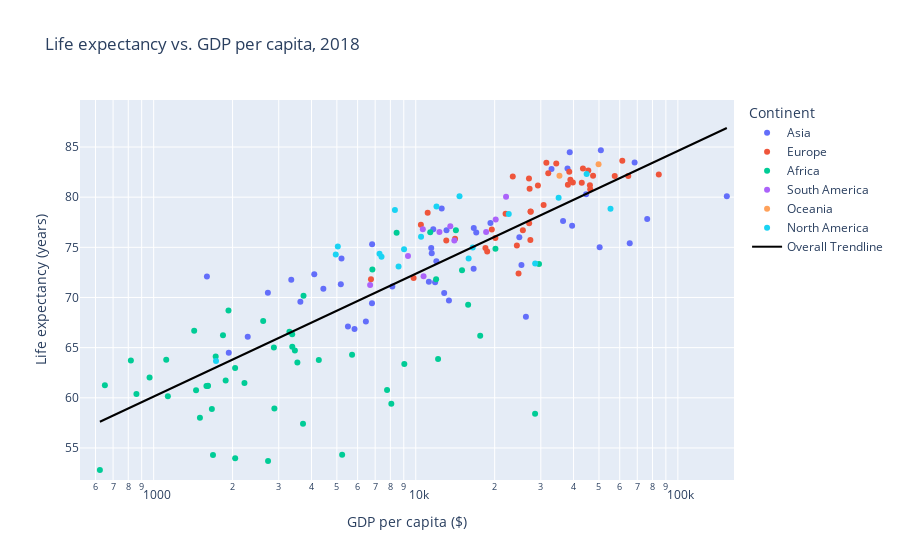

Notebook code for this chart:
### Markdown cell above
---

### Code cell
plotFigure(GDPperCapita('life-expectancy-vs-gdp-per-capita.csv',
          'GDP per capita',
          'Life expectancy',
          'Life expectancy vs. GDP per capita'), 'GDP per capita ($)', 
           'Life expectancy (years)', 'Life expectancy vs. GDP per capita', 100, 10000, 1, 5)

### Figure 1 — Plotly figure (JSON) as saved in the notebook; plotly's stock layout.template omitted (floating-point values rounded to 4 significant figures; data arrays with more than 128 entries replaced by an {"elided": "..."} marker saying what was removed)
{"data": [{"customdata": [["Afghanistan"], ["Armenia"], ["Azerbaijan"], ["Bahrain"], ["Bangladesh"], ["Cambodia"], ["China"], ["Georgia"], ["Hong Kong"], ["India"], ["Indonesia"], ["Iran"], ["Iraq"], ["Israel"], ["Japan"], ["Jordan"], ["Kazakhstan"], ["Kuwait"], ["Kyrgyzstan"], ["Laos"], ["Lebanon"], ["Malaysia"], ["Mongolia"], ["Myanmar"], ["Nepal"], ["North Korea"], ["Oman"], ["Pakistan"], ["Palestine"], ["Philippines"], ["Qatar"], ["Saudi Arabia"], ["Singapore"], ["South Korea"], ["Sri Lanka"], ["Syria"], ["Taiwan"], ["Tajikistan"], ["Thailand"], ["Turkey"], ["Turkmenistan"], ["United Arab Emirates"], ["Uzbekistan"], ["Vietnam"], ["Yemen"]], "hovertemplate": "Continent=Asia<br>GDP per capita ($)=%{x}<br>Life expectancy (years)=%{y}<br>Entity=%{customdata[0]}<extra></extra>", "legendgroup": "Asia", "marker": {"color": "#636efa", "symbol": "circle"}, "mode": "markers", "name": "Asia", "orientation": "v", "showlegend": true, "type": "scatter", "x": [1935.0, 11450.0, 16630.0, 39500.0, 4099.0, 3629.0, 13100.0, 11980.0, 50840.0, 6806.0, 11850.0, 17010.0, 12840.0, 32950.0, 38670.0, 11510.0, 25310.0, 65520.0, 5177.0, 6451.0, 12560.0, 24840.0, 13380.0, 5838.0, 2727.0, 1596.0, 36480.0, 5510.0, 5208.0, 8139.0, 153800.0, 50300.0, 68400.0, 37930.0, 11660.0, 3349.0, 44660.0, 4440.0, 16650.0, 19270.0, 26320.0, 76400.0, 11220.0, 6814.0, 2285.0], "xaxis": "x", "y": [64.49, 74.94, 72.86, 77.16, 72.32, 69.57, 76.7, 73.6, 84.69, 69.42, 71.51, 76.48, 70.45, 82.82, 84.47, 74.41, 73.24, 75.4, 71.32, 67.61, 78.88, 76.0, 69.69, 66.87, 70.48, 72.09, 77.63, 67.11, 73.89, 71.09, 80.1, 75.0, 83.46, 82.85, 76.81, 71.78, 80.28, 70.88, 76.93, 77.44, 68.07, 77.81, 71.57, 75.32, 66.1], "yaxis": "y"}, {"customdata": [["Albania"], ["Austria"], ["Belarus"], ["Belgium"], ["Bosnia and Herzegovina"], ["Bulgaria"], ["Croatia"], ["Cyprus"], ["Czechia"], ["Denmark"], ["Estonia"], ["Finland"], ["France"], ["Germany"], ["Greece"], ["Hungary"], ["Iceland"], ["Ireland"], ["Italy"], ["Latvia"], ["Lithuania"], ["Luxembourg"], ["Malta"], ["Moldova"], ["Montenegro"], ["Netherlands"], ["North Macedonia"], ["Norway"], ["Poland"], ["Portugal"], ["Romania"], ["Russia"], ["Serbia"], ["Slovakia"], ["Slovenia"], ["Spain"], ["Sweden"], ["Switzerland"], ["Ukraine"], ["United Kingdom"]], "hovertemplate": "Continent=Europe<br>GDP per capita ($)=%{x}<br>Life expectancy (years)=%{y}<br>Entity=%{customdata[0]}<extra></extra>", "legendgroup": "Europe", "marker": {"color": "#EF553B", "symbol": "circle"}, "mode": "markers", "name": "Europe", "orientation": "v", "showlegend": true, "type": "scatter", "x": [11100.0, 42990.0, 18730.0, 39760.0, 10460.0, 18440.0, 22010.0, 27180.0, 30750.0, 46310.0, 27410.0, 38900.0, 38520.0, 46180.0, 23450.0, 25620.0, 43440.0, 64680.0, 34360.0, 24310.0, 27370.0, 57430.0, 32030.0, 6747.0, 19500.0, 47470.0, 13070.0, 84580.0, 27460.0, 27040.0, 20130.0, 24670.0, 14120.0, 27080.0, 29240.0, 31500.0, 45540.0, 61370.0, 9813.0, 38060.0], "xaxis": "x", "y": [78.46, 81.43, 74.59, 81.47, 77.26, 74.93, 78.34, 80.83, 79.22, 80.78, 78.57, 81.74, 82.54, 81.18, 82.07, 76.7, 82.86, 82.1, 83.35, 75.17, 75.74, 82.1, 82.38, 71.81, 76.77, 82.14, 75.69, 82.27, 78.54, 81.86, 75.92, 72.39, 75.85, 77.39, 81.17, 83.43, 82.65, 83.63, 71.95, 81.24], "yaxis": "y"}, {"customdata": [["Algeria"], ["Angola"], ["Benin"], ["Botswana"], ["Burkina Faso"], ["Burundi"], ["Cameroon"], ["Cape Verde"], ["Central African Republic"], ["Chad"], ["Comoros"], ["Congo"], ["Cote d'Ivoire"], ["Democratic Republic of Congo"], ["Djibouti"], ["Egypt"], ["Equatorial Guinea"], ["Eswatini"], ["Ethiopia"], ["Gabon"], ["Gambia"], ["Ghana"], ["Guinea"], ["Guinea-Bissau"], ["Kenya"], ["Lesotho"], ["Liberia"], ["Libya"], ["Madagascar"], ["Malawi"], ["Mali"], ["Mauritania"], ["Mauritius"], ["Morocco"], ["Mozambique"], ["Namibia"], ["Niger"], ["Nigeria"], ["Rwanda"], ["Sao Tome and Principe"], ["Senegal"], ["Seychelles"], ["Sierra Leone"], ["South Africa"], ["Sudan"], ["Tanzania"], ["Togo"], ["Tunisia"], ["Uganda"], ["Zambia"], ["Zimbabwe"]], "hovertemplate": "Continent=Africa<br>GDP per capita ($)=%{x}<br>Life expectancy (years)=%{y}<br>Entity=%{customdata[0]}<extra></extra>", "legendgroup": "Africa", "marker": {"color": "#00cc96", "symbol": "circle"}, "mode": "markers", "name": "Africa", "orientation": "v", "showlegend": true, "type": "scatter", "x": [14230.0, 7771.0, 2220.0, 15840.0, 1590.0, 651.4, 2888.0, 6831.0, 623.5, 2046.0, 1724.0, 5715.0, 3714.0, 859.4, 3296.0, 11960.0, 28530.0, 8068.0, 1838.0, 17610.0, 1882.0, 4267.0, 1606.0, 1501.0, 3377.0, 2731.0, 818.4, 15010.0, 1428.0, 1117.0, 1667.0, 3458.0, 20140.0, 8451.0, 1133.0, 9043.0, 964.7, 5238.0, 1929.0, 3730.0, 2617.0, 29530.0, 1684.0, 12170.0, 3380.0, 2875.0, 1451.0, 11350.0, 2045.0, 3534.0, 1611.0], "xaxis": "x", "y": [76.69, 60.78, 61.47, 69.28, 61.17, 61.25, 58.92, 72.78, 52.8, 53.98, 64.12, 64.29, 57.42, 60.37, 66.58, 71.83, 58.4, 59.4, 66.24, 66.19, 61.73, 63.78, 61.19, 58.0, 66.34, 53.7, 63.73, 72.72, 66.68, 63.8, 58.89, 64.7, 74.86, 76.45, 60.16, 63.37, 62.02, 54.33, 68.7, 70.17, 67.67, 73.33, 54.31, 63.86, 65.09, 65.02, 60.76, 76.5, 62.97, 63.51, 61.2], "yaxis": "y"}, {"customdata": [["Argentina"], ["Bolivia"], ["Brazil"], ["Chile"], ["Colombia"], ["Ecuador"], ["Paraguay"], ["Peru"], ["Uruguay"], ["Venezuela"]], "hovertemplate": "Continent=South America<br>GDP per capita ($)=%{x}<br>Life expectancy (years)=%{y}<br>Entity=%{customdata[0]}<extra></extra>", "legendgroup": "South America", "marker": {"color": "#ab63fa", "symbol": "circle"}, "mode": "markers", "name": "South America", "orientation": "v", "showlegend": true, "type": "scatter", "x": [18560.0, 6696.0, 14030.0, 22100.0, 13550.0, 10640.0, 9339.0, 12310.0, 20190.0, 10710.0], "xaxis": "x", "y": [76.52, 71.24, 75.67, 80.04, 77.11, 76.8, 74.13, 76.52, 77.77, 72.13], "yaxis": "y"}, {"customdata": [["Australia"], ["New Zealand"]], "hovertemplate": "Continent=Oceania<br>GDP per capita ($)=%{x}<br>Life expectancy (years)=%{y}<br>Entity=%{customdata[0]}<extra></extra>", "legendgroup": "Oceania", "marker": {"color": "#FFA15A", "symbol": "circle"}, "mode": "markers", "name": "Oceania", "orientation": "v", "showlegend": true, "type": "scatter", "x": [49830.0, 35340.0], "xaxis": "x", "y": [83.28, 82.14], "yaxis": "y"}, {"customdata": [["Barbados"], ["Canada"], ["Costa Rica"], ["Cuba"], ["Dominica"], ["Dominican Republic"], ["El Salvador"], ["Guatemala"], ["Haiti"], ["Honduras"], ["Jamaica"], ["Mexico"], ["Nicaragua"], ["Panama"], ["Puerto Rico"], ["Saint Lucia"], ["Trinidad and Tobago"], ["United States"]], "hovertemplate": "Continent=North America<br>GDP per capita ($)=%{x}<br>Life expectancy (years)=%{y}<br>Entity=%{customdata[0]}<extra></extra>", "legendgroup": "North America", "marker": {"color": "#19d3f3", "symbol": "circle"}, "mode": "markers", "name": "North America", "orientation": "v", "showlegend": true, "type": "scatter", "x": [12000.0, 44870.0, 14690.0, 8326.0, 9021.0, 15910.0, 8598.0, 7402.0, 1729.0, 5042.0, 7273.0, 16490.0, 4952.0, 22640.0, 35080.0, 10480.0, 28550.0, 55330.0], "xaxis": "x", "y": [79.08, 82.31, 80.09, 78.73, 74.81, 73.89, 73.1, 74.06, 63.66, 75.09, 74.37, 74.99, 74.28, 78.33, 79.95, 76.06, 73.38, 78.85], "yaxis": "y"}, {"hovertemplate": "<b>OLS trendline</b><br>Life expectancy = 12.2435 * log10(GDP per capita) + 23.3933<br>R<sup>2</sup>=0.674900<br><br>GDP per capita ($)=%{x}<br>Life expectancy (years)=%{y} <b>(trend)</b><extra></extra>", "legendgroup": "Overall Trendline", "line": {"color": "black"}, "mode": "lines", "name": "Overall Trendline", "showlegend": true, "type": "scatter", "x": {"elided": "166 float values"}, "xaxis": "x", "y": {"elided": "166 float values"}, "yaxis": "y"}], "layout": {"legend": {"title": {"text": "Continent"}, "tracegroupgap": 0}, "title": {"text": "Life expectancy vs. GDP per capita, 2018"}, "xaxis": {"anchor": "y", "domain": [0, 1], "range": [2.719, 5.214], "title": {"text": "GDP per capita ($)"}, "type": "log"}, "yaxis": {"anchor": "x", "domain": [0, 1], "range": [51.8, 89.69], "title": {"text": "Life expectancy (years)"}}}}
